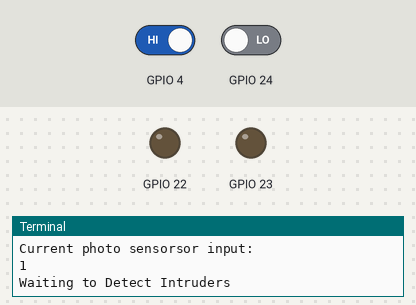
A program run on a simulated Raspberry Pi (BCM pin numbers). Parts: output pins drawn as LEDs (lit = HIGH), the last lines printed to the terminal. The inputs (shaded band) are chosen by the test bench; at power-on: GPIO 24 LOW, GPIO 4 HIGH. Camera commands give no picture and take their timeout (5 s if none is given; 1 s for webcam tools).

Above: at 1.2 s.
1.3 s: GPIO 24 driven HIGH
At 2.9 s:
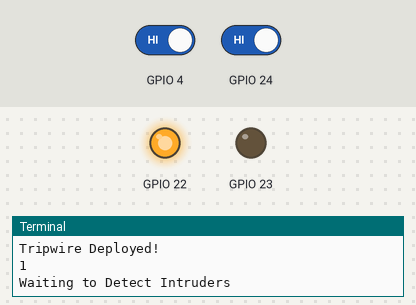
3.5 s: GPIO 4 driven LOW
5.8 s: GPIO 4 driven HIGH
At 11.5 s:
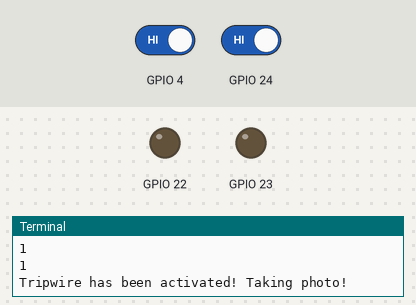
Timing chart, 0 to 18.3 s (numbered marks = the images above; inputs shaded):
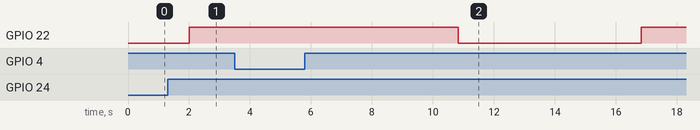

The program:

Project2.py
```python
import RPi.GPIO as GPIO
from time import gmtime, strftime
import time
import os
import argparse

#photosensor
GPIO.setmode(GPIO.BCM)
GPIO.setup(4,GPIO.IN)

#laser
GPIO.setup(22,GPIO.OUT)
GPIO.output(22, GPIO.LOW)

#light
GPIO.setup(23, GPIO.OUT)
GPIO.output(23,GPIO.LOW)

#Motion Sensor
GPIO.setup(24, GPIO.IN)


num = 0;
state = False

#for i in range(0,2000):
   # print GPIO.input(22)

def test():
    try:
        while True:
            time.sleep(1)
            if GPIO.input(24) == 1:
                print("Movement Detected! Turning on Tripwire")
                GPIO.output(22,GPIO.HIGH)
                print("Tripwire Deployed!")
                #time.sleep(3)
                print(GPIO.input(4))
                while GPIO.input(4) == 0:
                    print("Laser is on")
                    time.sleep(.3)
                    print("The current resistor input: ")
                    print(GPIO.input(4))
                    if GPIO.input(4) == 1:
                        print(GPIO.input(4))
                        print("Tripwire has been activated! Taking photo!")
                        os.system("raspistill -o picture.png")
                        GPIO.output(22,GPIO.LOW)
                        time.sleep(5)
            else:
                print("No movement found and laser is not set")
                print("Current photo sensorsor input: ")
                print(GPIO.input(4))

            print("Waiting to Detect Intruders")


    except KeyboardInterrupt:
        print("--------Session Ended--------")
        print(strftime("%Y-%m-%d %H:%M:%S", gmtime()))
        GPIO.cleanup()
while True:
    if GPIO.input(4) == 0:
        print("Waiting to trigger wire")
    else:
        test()
```

Measured:
- after the input at 1.3 s, GPIO 22: LOW → HIGH after 0.70 s
- after the input at 5.8 s, GPIO 22: HIGH → LOW after 5.0 s, → HIGH 6.0 s later
